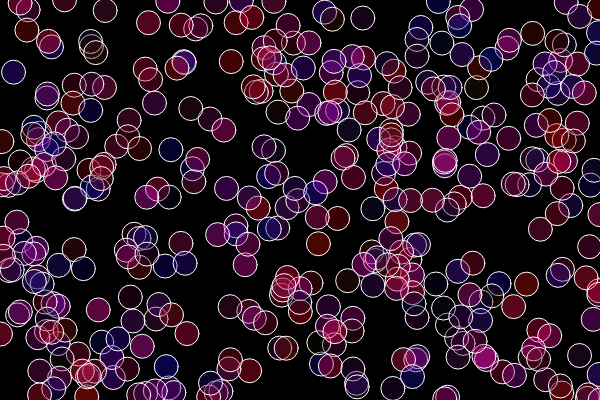
Frame 1 (no input)
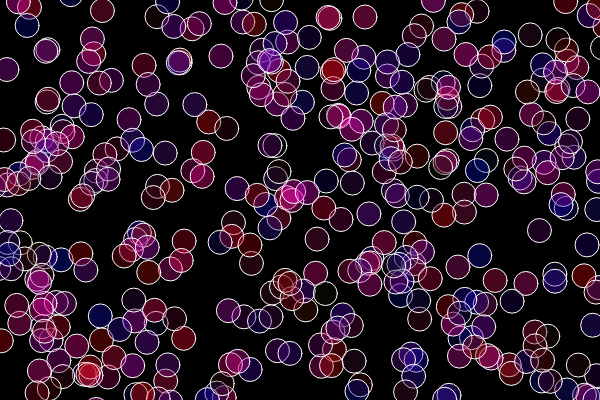
Frame 60 (no input)
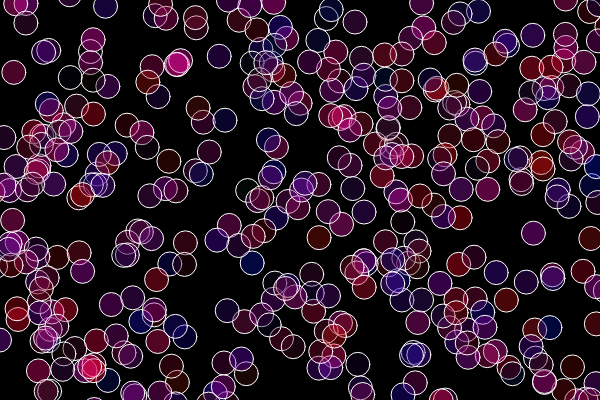
Frame 120 (the mouse pressed at the canvas centre since frame 60)

The p5.js sketch that drew these frames (run headless with seeded random() and noise() and a simulated clock; from frame 60 on, the mouse is pressed at the canvas centre):

// p5.js sketch
// ── sketch.js
var bubbles = [];
function setup() {
    createCanvas(600, 400);
    for (var i= 0; i< 400; i++){
        bubbles[i] = new Bubble();


    }

}

function draw() {
    background(0);
    for(var i = 0; i < bubbles.length; i++){
        bubbles[i].move();
        bubbles[i].display();
    }

}

function Bubble() {
    this.x = random(0, width);
    this.y = random(0, height);

    this.display = function () {
        stroke(255);
        fill(random(255), random(20), random(200), 90);
        ellipse(this.x, this.y, 24, 24);
    };

    this.move = function () {
        this.x = this.x + random(-1, 1);
        this.y = this.y + random(-1, 1);
    }
}
